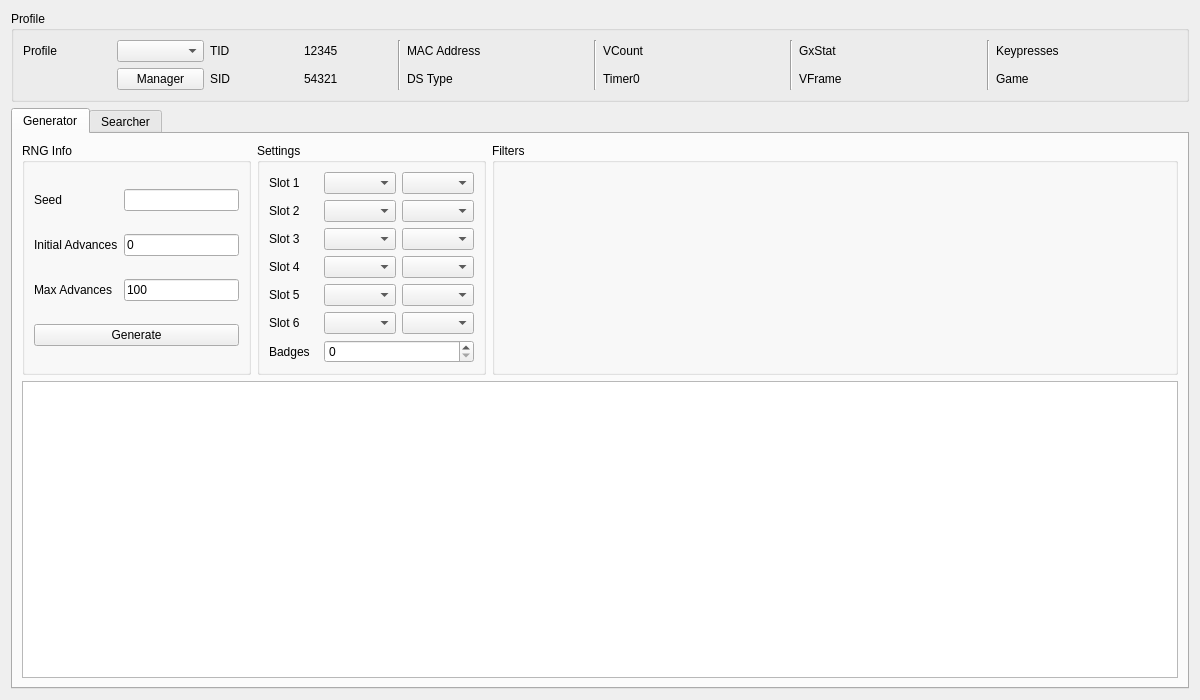
<?xml version="1.0" encoding="UTF-8"?>
<ui version="4.0">
 <class>DreamRadar</class>
 <widget class="QWidget" name="DreamRadar">
  <property name="geometry">
   <rect>
    <x>0</x>
    <y>0</y>
    <width>1200</width>
    <height>700</height>
   </rect>
  </property>
  <property name="windowTitle">
   <string>Dream Radar</string>
  </property>
  <layout class="QGridLayout" name="gridLayout_26">
   <item row="0" column="0">
    <widget class="QGroupBox" name="groupBoxProfile">
     <property name="title">
      <string>Profile</string>
     </property>
     <layout class="QGridLayout" name="gridLayout_5">
      <item row="0" column="0">
       <widget class="QLabel" name="labelProfile">
        <property name="text">
         <string>Profile</string>
        </property>
       </widget>
      </item>
      <item row="0" column="1">
       <widget class="QComboBox" name="comboBoxProfiles"/>
      </item>
      <item row="1" column="1">
       <widget class="QPushButton" name="pushButtonProfileManager">
        <property name="text">
         <string>Manager</string>
        </property>
       </widget>
      </item>
      <item row="0" column="2">
       <widget class="QLabel" name="labelProfileTID">
        <property name="text">
         <string>TID</string>
        </property>
       </widget>
      </item>
      <item row="0" column="3">
       <widget class="QLabel" name="labelProfileTIDValue">
        <property name="text">
         <string notr="true">12345</string>
        </property>
       </widget>
      </item>
      <item row="1" column="2">
       <widget class="QLabel" name="labelProfileSID">
        <property name="text">
         <string>SID</string>
        </property>
       </widget>
      </item>
      <item row="1" column="3">
       <widget class="QLabel" name="labelProfileSIDValue">
        <property name="text">
         <string notr="true">54321</string>
        </property>
       </widget>
      </item>
      <item row="0" column="4" rowspan="2">
       <widget class="Line" name="line_4">
        <property name="orientation">
         <enum>Qt::Orientation::Vertical</enum>
        </property>
       </widget>
      </item>
      <item row="0" column="5">
       <widget class="QLabel" name="labelProfileMACAddress">
        <property name="text">
         <string>MAC Address</string>
        </property>
       </widget>
      </item>
      <item row="0" column="6">
       <widget class="QLabel" name="labelProfileMACAddressValue"/>
      </item>
      <item row="1" column="5">
       <widget class="QLabel" name="labelProfileDSType">
        <property name="text">
         <string>DS Type</string>
        </property>
       </widget>
      </item>
      <item row="1" column="6">
       <widget class="QLabel" name="labelProfileDSTypeValue"/>
      </item>
      <item row="0" column="7" rowspan="2">
       <widget class="Line" name="line_3">
        <property name="orientation">
         <enum>Qt::Orientation::Vertical</enum>
        </property>
       </widget>
      </item>
      <item row="0" column="8">
       <widget class="QLabel" name="labelProfileVCount">
        <property name="text">
         <string>VCount</string>
        </property>
       </widget>
      </item>
      <item row="0" column="9">
       <widget class="QLabel" name="labelProfileVCountValue"/>
      </item>
      <item row="1" column="8">
       <widget class="QLabel" name="labelProfileTimer0">
        <property name="text">
         <string>Timer0</string>
        </property>
       </widget>
      </item>
      <item row="1" column="9">
       <widget class="QLabel" name="labelProfileTimer0Value"/>
      </item>
      <item row="0" column="10" rowspan="2">
       <widget class="Line" name="line_2">
        <property name="orientation">
         <enum>Qt::Orientation::Vertical</enum>
        </property>
       </widget>
      </item>
      <item row="0" column="11">
       <widget class="QLabel" name="labelProfileGxStat">
        <property name="text">
         <string>GxStat</string>
        </property>
       </widget>
      </item>
      <item row="0" column="12">
       <widget class="QLabel" name="labelProfileGxStatValue"/>
      </item>
      <item row="1" column="11">
       <widget class="QLabel" name="labelProfileVFrame">
        <property name="text">
         <string>VFrame</string>
        </property>
       </widget>
      </item>
      <item row="1" column="12">
       <widget class="QLabel" name="labelProfileVFrameValue"/>
      </item>
      <item row="0" column="13" rowspan="2">
       <widget class="Line" name="line">
        <property name="orientation">
         <enum>Qt::Orientation::Vertical</enum>
        </property>
       </widget>
      </item>
      <item row="0" column="14">
       <widget class="QLabel" name="labelProfileKeypresses">
        <property name="text">
         <string>Keypresses</string>
        </property>
       </widget>
      </item>
      <item row="0" column="15">
       <widget class="QLabel" name="labelProfileKeypressesValue"/>
      </item>
      <item row="1" column="14">
       <widget class="QLabel" name="labelProfileGame">
        <property name="text">
         <string>Game</string>
        </property>
       </widget>
      </item>
      <item row="1" column="15">
       <widget class="QLabel" name="labelProfileGameValue"/>
      </item>
     </layout>
    </widget>
   </item>
   <item row="1" column="0">
    <widget class="RNGTabWidget" name="tabRNGSelector">
     <widget class="QWidget" name="tabGenerator">
      <attribute name="title">
       <string>Generator</string>
      </attribute>
      <layout class="QGridLayout" name="gridLayout_2">
       <item row="0" column="0">
        <widget class="QGroupBox" name="groupBoxGeneratorRNGInfo">
         <property name="sizePolicy">
          <sizepolicy hsizetype="Preferred" vsizetype="Preferred">
           <horstretch>1</horstretch>
           <verstretch>0</verstretch>
          </sizepolicy>
         </property>
         <property name="title">
          <string>RNG Info</string>
         </property>
         <layout class="QGridLayout" name="gridLayout_7">
          <item row="0" column="0">
           <widget class="QLabel" name="labelGeneratorSeed">
            <property name="text">
             <string>Seed</string>
            </property>
           </widget>
          </item>
          <item row="0" column="1">
           <widget class="TextBox" name="textBoxGeneratorSeed"/>
          </item>
          <item row="1" column="0">
           <widget class="QLabel" name="labelGeneratorInitialAdvances">
            <property name="text">
             <string>Initial Advances</string>
            </property>
           </widget>
          </item>
          <item row="1" column="1">
           <widget class="TextBox" name="textBoxGeneratorInitialAdvances">
            <property name="text">
             <string notr="true">0</string>
            </property>
           </widget>
          </item>
          <item row="2" column="0">
           <widget class="QLabel" name="labelGeneratorMaxAdvances">
            <property name="text">
             <string>Max Advances</string>
            </property>
           </widget>
          </item>
          <item row="2" column="1">
           <widget class="TextBox" name="textBoxGeneratorMaxAdvances">
            <property name="text">
             <string notr="true">100</string>
            </property>
           </widget>
          </item>
          <item row="3" column="0" colspan="2">
           <widget class="QPushButton" name="pushButtonGenerate">
            <property name="text">
             <string>Generate</string>
            </property>
           </widget>
          </item>
         </layout>
        </widget>
       </item>
       <item row="0" column="1">
        <widget class="QGroupBox" name="groupBoxGeneratorSettings">
         <property name="sizePolicy">
          <sizepolicy hsizetype="Preferred" vsizetype="Preferred">
           <horstretch>1</horstretch>
           <verstretch>0</verstretch>
          </sizepolicy>
         </property>
         <property name="title">
          <string>Settings</string>
         </property>
         <layout class="QGridLayout" name="gridLayout">
          <item row="0" column="0">
           <widget class="QLabel" name="labelGeneratorSlot1">
            <property name="text">
             <string>Slot 1</string>
            </property>
           </widget>
          </item>
          <item row="0" column="1">
           <widget class="ComboBox" name="comboBoxGeneratorSpecie1"/>
          </item>
          <item row="0" column="2">
           <widget class="ComboBox" name="comboBoxGeneratorGender1"/>
          </item>
          <item row="1" column="0">
           <widget class="QLabel" name="labelGeneratorSlot2">
            <property name="text">
             <string>Slot 2</string>
            </property>
           </widget>
          </item>
          <item row="1" column="1">
           <widget class="ComboBox" name="comboBoxGeneratorSpecie2"/>
          </item>
          <item row="1" column="2">
           <widget class="ComboBox" name="comboBoxGeneratorGender2"/>
          </item>
          <item row="2" column="0">
           <widget class="QLabel" name="labelGeneratorSlot3">
            <property name="text">
             <string>Slot 3</string>
            </property>
           </widget>
          </item>
          <item row="2" column="1">
           <widget class="ComboBox" name="comboBoxGeneratorSpecie3"/>
          </item>
          <item row="2" column="2">
           <widget class="ComboBox" name="comboBoxGeneratorGender3"/>
          </item>
          <item row="3" column="0">
           <widget class="QLabel" name="labelGeneratorSlot4">
            <property name="text">
             <string>Slot 4</string>
            </property>
           </widget>
          </item>
          <item row="3" column="1">
           <widget class="ComboBox" name="comboBoxGeneratorSpecie4"/>
          </item>
          <item row="3" column="2">
           <widget class="ComboBox" name="comboBoxGeneratorGender4"/>
          </item>
          <item row="4" column="0">
           <widget class="QLabel" name="labelGeneratorSlot5">
            <property name="text">
             <string>Slot 5</string>
            </property>
           </widget>
          </item>
          <item row="4" column="1">
           <widget class="ComboBox" name="comboBoxGeneratorSpecie5"/>
          </item>
          <item row="4" column="2">
           <widget class="ComboBox" name="comboBoxGeneratorGender5"/>
          </item>
          <item row="5" column="0">
           <widget class="QLabel" name="labelGeneratorSlot6">
            <property name="text">
             <string>Slot 6</string>
            </property>
           </widget>
          </item>
          <item row="5" column="1">
           <widget class="ComboBox" name="comboBoxGeneratorSpecie6"/>
          </item>
          <item row="5" column="2">
           <widget class="ComboBox" name="comboBoxGeneratorGender6"/>
          </item>
          <item row="6" column="0">
           <widget class="QLabel" name="labelGeneratorBadges">
            <property name="text">
             <string>Badges</string>
            </property>
           </widget>
          </item>
          <item row="6" column="1" colspan="2">
           <widget class="QSpinBox" name="spinBoxGeneratorBadges">
            <property name="maximum">
             <number>8</number>
            </property>
           </widget>
          </item>
         </layout>
        </widget>
       </item>
       <item row="0" column="2">
        <widget class="QGroupBox" name="groupBoxGeneratorFilters">
         <property name="sizePolicy">
          <sizepolicy hsizetype="Preferred" vsizetype="Preferred">
           <horstretch>3</horstretch>
           <verstretch>0</verstretch>
          </sizepolicy>
         </property>
         <property name="title">
          <string>Filters</string>
         </property>
         <layout class="QGridLayout" name="gridLayout_19">
          <item row="0" column="0" rowspan="2">
           <widget class="Filter" name="filterGenerator" native="true"/>
          </item>
         </layout>
        </widget>
       </item>
       <item row="1" column="0" colspan="3">
        <widget class="TableView" name="tableViewGenerator"/>
       </item>
      </layout>
     </widget>
     <widget class="QWidget" name="tabSearcher">
      <attribute name="title">
       <string>Searcher</string>
      </attribute>
      <layout class="QGridLayout" name="gridLayout_20">
       <item row="0" column="0">
        <widget class="QGroupBox" name="groupBoxSearcherRNGInfo">
         <property name="sizePolicy">
          <sizepolicy hsizetype="Preferred" vsizetype="Preferred">
           <horstretch>1</horstretch>
           <verstretch>0</verstretch>
          </sizepolicy>
         </property>
         <property name="title">
          <string>RNG Info</string>
         </property>
         <layout class="QGridLayout" name="gridLayout_4">
          <item row="0" column="0">
           <widget class="QLabel" name="label">
            <property name="text">
             <string>Initial Advances</string>
            </property>
           </widget>
          </item>
          <item row="0" column="1">
           <widget class="TextBox" name="textBoxSearcherInitialAdvances">
            <property name="text">
             <string notr="true">0</string>
            </property>
           </widget>
          </item>
          <item row="1" column="0">
           <widget class="QLabel" name="labelSearcherMaxAdvances">
            <property name="text">
             <string>Max Advances</string>
            </property>
           </widget>
          </item>
          <item row="1" column="1">
           <widget class="TextBox" name="textBoxSearcherMaxAdvances">
            <property name="text">
             <string notr="true">100</string>
            </property>
           </widget>
          </item>
          <item row="2" column="0">
           <widget class="QLabel" name="labelSearcherStartDate">
            <property name="text">
             <string>Start Date</string>
            </property>
           </widget>
          </item>
          <item row="2" column="1">
           <widget class="DateEdit" name="dateEditSearcherStartDate"/>
          </item>
          <item row="3" column="0">
           <widget class="QLabel" name="labelSearcherEndDate">
            <property name="text">
             <string>End Date</string>
            </property>
           </widget>
          </item>
          <item row="3" column="1">
           <widget class="DateEdit" name="dateEditSearcherEndDate"/>
          </item>
          <item row="4" column="0" colspan="2">
           <layout class="QHBoxLayout" name="horizontalLayout">
            <item>
             <widget class="QPushButton" name="pushButtonSearch">
              <property name="text">
               <string>Search</string>
              </property>
             </widget>
            </item>
            <item>
             <widget class="QPushButton" name="pushButtonCancel">
              <property name="enabled">
               <bool>false</bool>
              </property>
              <property name="text">
               <string>Cancel</string>
              </property>
             </widget>
            </item>
           </layout>
          </item>
         </layout>
        </widget>
       </item>
       <item row="0" column="1">
        <widget class="QGroupBox" name="groupBoxSearcherSettings">
         <property name="sizePolicy">
          <sizepolicy hsizetype="Preferred" vsizetype="Preferred">
           <horstretch>1</horstretch>
           <verstretch>0</verstretch>
          </sizepolicy>
         </property>
         <property name="title">
          <string>Settings</string>
         </property>
         <layout class="QGridLayout" name="gridLayout_3">
          <item row="0" column="0">
           <widget class="QLabel" name="labelSearcherSlot1">
            <property name="text">
             <string>Slot 1</string>
            </property>
           </widget>
          </item>
          <item row="0" column="1">
           <widget class="ComboBox" name="comboBoxSearcherSpecie1"/>
          </item>
          <item row="0" column="2">
           <widget class="ComboBox" name="comboBoxSearcherGender1"/>
          </item>
          <item row="1" column="0">
           <widget class="QLabel" name="labelSearcherSlot2">
            <property name="text">
             <string>Slot 2</string>
            </property>
           </widget>
          </item>
          <item row="1" column="1">
           <widget class="ComboBox" name="comboBoxSearcherSpecie2"/>
          </item>
          <item row="1" column="2">
           <widget class="ComboBox" name="comboBoxSearcherGender2"/>
          </item>
          <item row="2" column="0">
           <widget class="QLabel" name="labelSearcherSlot3">
            <property name="text">
             <string>Slot 3</string>
            </property>
           </widget>
          </item>
          <item row="2" column="1">
           <widget class="ComboBox" name="comboBoxSearcherSpecie3"/>
          </item>
          <item row="2" column="2">
           <widget class="ComboBox" name="comboBoxSearcherGender3"/>
          </item>
          <item row="3" column="0">
           <widget class="QLabel" name="labelSearcherSlot4">
            <property name="text">
             <string>Slot 4</string>
            </property>
           </widget>
          </item>
          <item row="3" column="1">
           <widget class="ComboBox" name="comboBoxSearcherSpecie4"/>
          </item>
          <item row="3" column="2">
           <widget class="ComboBox" name="comboBoxSearcherGender4"/>
          </item>
          <item row="4" column="0">
           <widget class="QLabel" name="labelSearcherSlot5">
            <property name="text">
             <string>Slot 5</string>
            </property>
           </widget>
          </item>
          <item row="4" column="1">
           <widget class="ComboBox" name="comboBoxSearcherSpecie5"/>
          </item>
          <item row="4" column="2">
           <widget class="ComboBox" name="comboBoxSearcherGender5"/>
          </item>
          <item row="5" column="0">
           <widget class="QLabel" name="labelSearcherSlot6">
            <property name="text">
             <string>Slot 6</string>
            </property>
           </widget>
          </item>
          <item row="5" column="1">
           <widget class="ComboBox" name="comboBoxSearcherSpecie6"/>
          </item>
          <item row="5" column="2">
           <widget class="ComboBox" name="comboBoxSearcherGender6"/>
          </item>
          <item row="6" column="0">
           <widget class="QLabel" name="labelSearcherBadges">
            <property name="text">
             <string>Badges</string>
            </property>
           </widget>
          </item>
          <item row="6" column="1" colspan="2">
           <widget class="QSpinBox" name="spinBoxSearcherBadges">
            <property name="maximum">
             <number>8</number>
            </property>
           </widget>
          </item>
         </layout>
        </widget>
       </item>
       <item row="0" column="2">
        <widget class="QGroupBox" name="groupBoxSearcherFilters">
         <property name="sizePolicy">
          <sizepolicy hsizetype="Preferred" vsizetype="Preferred">
           <horstretch>3</horstretch>
           <verstretch>0</verstretch>
          </sizepolicy>
         </property>
         <property name="title">
          <string>Filters</string>
         </property>
         <layout class="QGridLayout" name="gridLayout_24">
          <item row="0" column="0" rowspan="2">
           <widget class="Filter" name="filterSearcher" native="true"/>
          </item>
         </layout>
        </widget>
       </item>
       <item row="1" column="0" colspan="3">
        <widget class="QProgressBar" name="progressBar"/>
       </item>
       <item row="2" column="0" colspan="3">
        <widget class="TableView" name="tableViewSearcher">
         <property name="sortingEnabled">
          <bool>true</bool>
         </property>
        </widget>
       </item>
      </layout>
     </widget>
    </widget>
   </item>
  </layout>
 </widget>
 <customwidgets>
  <customwidget>
   <class>TextBox</class>
   <extends>QLineEdit</extends>
   <header>Form/Controls/TextBox.hpp</header>
  </customwidget>
  <customwidget>
   <class>ComboBox</class>
   <extends>QComboBox</extends>
   <header>Form/Controls/ComboBox.hpp</header>
  </customwidget>
  <customwidget>
   <class>TableView</class>
   <extends>QTableView</extends>
   <header>Form/Controls/TableView.hpp</header>
  </customwidget>
  <customwidget>
   <class>Filter</class>
   <extends>QWidget</extends>
   <header>Form/Controls/Filter.hpp</header>
   <container>1</container>
  </customwidget>
  <customwidget>
   <class>RNGTabWidget</class>
   <extends>QTabWidget</extends>
   <header>Form/Controls/RNGTabWidget.hpp</header>
   <container>1</container>
  </customwidget>
  <customwidget>
   <class>ComboBox</class>
   <extends>QComboBox</extends>
   <header>Form/Controls/ComboBox.hpp</header>
   <class>DateEdit</class>
   <extends>QDateEdit</extends>
   <header>Form/Controls/DateEdit.hpp</header>
  </customwidget>
  <customwidget>
   <class>DateEdit</class>
   <extends>QDateEdit</extends>
   <header>Form/Controls/DateEdit.hpp</header>
  </customwidget>
 </customwidgets>
 <tabstops>
  <tabstop>comboBoxProfiles</tabstop>
  <tabstop>pushButtonProfileManager</tabstop>
  <tabstop>tabRNGSelector</tabstop>
  <tabstop>textBoxGeneratorSeed</tabstop>
  <tabstop>textBoxGeneratorInitialAdvances</tabstop>
  <tabstop>textBoxGeneratorMaxAdvances</tabstop>
  <tabstop>pushButtonGenerate</tabstop>
  <tabstop>comboBoxGeneratorSpecie1</tabstop>
  <tabstop>comboBoxGeneratorGender1</tabstop>
  <tabstop>comboBoxGeneratorSpecie2</tabstop>
  <tabstop>comboBoxGeneratorGender2</tabstop>
  <tabstop>comboBoxGeneratorSpecie3</tabstop>
  <tabstop>comboBoxGeneratorGender3</tabstop>
  <tabstop>comboBoxGeneratorSpecie4</tabstop>
  <tabstop>comboBoxGeneratorGender4</tabstop>
  <tabstop>comboBoxGeneratorSpecie5</tabstop>
  <tabstop>comboBoxGeneratorGender5</tabstop>
  <tabstop>comboBoxGeneratorSpecie6</tabstop>
  <tabstop>comboBoxGeneratorGender6</tabstop>
  <tabstop>spinBoxGeneratorBadges</tabstop>
  <tabstop>tableViewGenerator</tabstop>
  <tabstop>textBoxSearcherInitialAdvances</tabstop>
  <tabstop>textBoxSearcherMaxAdvances</tabstop>
  <tabstop>dateEditSearcherStartDate</tabstop>
  <tabstop>dateEditSearcherEndDate</tabstop>
  <tabstop>pushButtonSearch</tabstop>
  <tabstop>pushButtonCancel</tabstop>
  <tabstop>comboBoxSearcherSpecie1</tabstop>
  <tabstop>comboBoxSearcherGender1</tabstop>
  <tabstop>comboBoxSearcherSpecie2</tabstop>
  <tabstop>comboBoxSearcherGender2</tabstop>
  <tabstop>comboBoxSearcherSpecie3</tabstop>
  <tabstop>comboBoxSearcherGender3</tabstop>
  <tabstop>comboBoxSearcherSpecie4</tabstop>
  <tabstop>comboBoxSearcherGender4</tabstop>
  <tabstop>comboBoxSearcherSpecie5</tabstop>
  <tabstop>comboBoxSearcherGender5</tabstop>
  <tabstop>comboBoxSearcherSpecie6</tabstop>
  <tabstop>comboBoxSearcherGender6</tabstop>
  <tabstop>spinBoxSearcherBadges</tabstop>
  <tabstop>tableViewSearcher</tabstop>
 </tabstops>
 <resources/>
 <connections/>
</ui>
